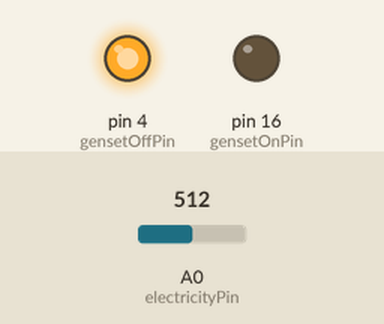
Simulated run of this sketch. Board: Arduino Uno, built with avr-gcc and run on an emulated ATmega328P. On the bench: output pins drawn as LEDs (lit = HIGH). The test bench sets the inputs (shaded band); at power-on: A0 (electricityPin) = 512.

Above: at 0.1 s.
Timing chart, 0 to 1.6 s (numbered marks = the images above):
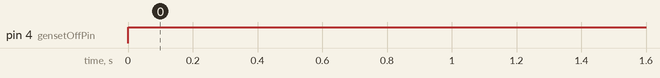

Measured:
- by itself, pin 4 (gensetOffPin): LOW → HIGH at 0.00 s

The sketch:

genset.ino
```cpp
#define gensetOnPin 16
#define gensetOffPin 4
const int electricityPin = A0;

void setup() {
  pinMode(gensetOnPin, OUTPUT);
  pinMode(gensetOffPin, OUTPUT);
}

void loop() {
  int electricityValue = analogRead(electricityPin)/1024;
  if(electricityValue == 1)
  {
    digitalWrite(gensetOnPin, HIGH);
    digitalWrite(gensetOffPin, LOW);
  } else {
     digitalWrite(gensetOffPin, HIGH);
     digitalWrite(gensetOnPin, LOW);
  }
}
```
